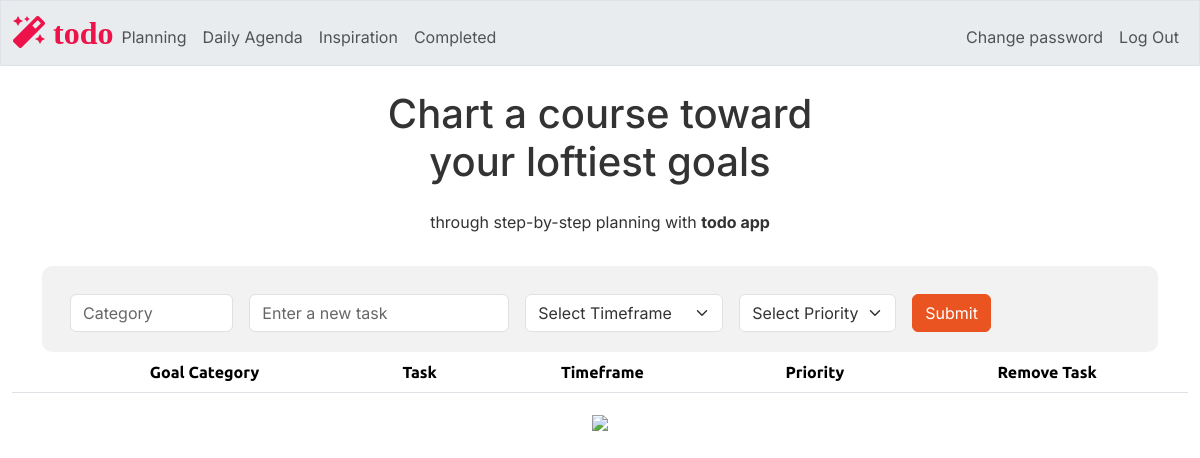
Before: / (signed in) with the older database file.
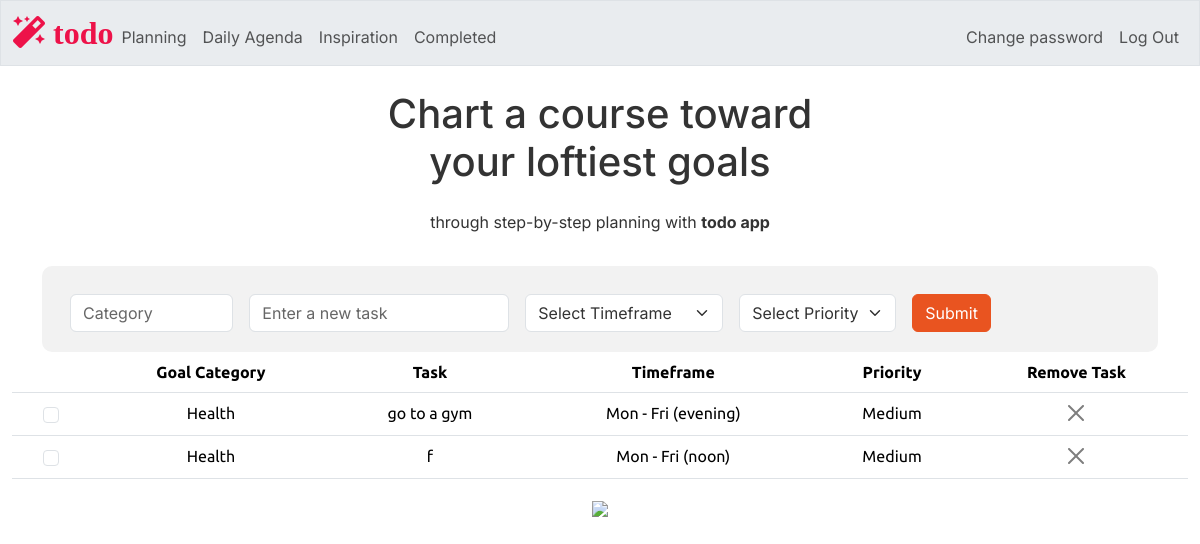
After: the same page with the newer database file.
### tables this page shows
CREATE TABLE tasks (
    id INTEGER PRIMARY KEY AUTOINCREMENT NOT NULL,
    users_id INTEGER NOT NULL,
    category TEXT NOT NULL,
    task TEXT NOT NULL,
    timeframe TEXT,
    priority TEXT,
    completion INTEGER DEFAULT 0, -- Default to 0 (false) for not completed
    FOREIGN KEY (users_id) REFERENCES users(id)
);

### app.py (the view)
@app.route("/", methods=["GET", "POST"])
@login_required
def index():
    users_id = session["user_id"]
    tasks = db.execute("SELECT * FROM tasks WHERE users_id =?", users_id)
    return render_template("index.html", tasks=tasks)

### app.py (called while the page is built)
@app.after_request
def after_request(response):
    response.headers["Cache-Control"] = "no-cache, no-store, must-revalidate"
    response.headers["Expires"] = 0
    response.headers["Pragma"] = "no-cache"
    return response

### helpers.py (called while the page is built)
def login_required(f):
    @wraps(f)
    def decorated_function(*args, **kwargs):
        if session.get("user_id") is None:
            return redirect("/login")
        return f(*args, **kwargs)
    return decorated_function

### templates/index.html (shortened to what this page needs)
{% extends "layout.html" %}
{% block main %}
    <div class="container">
        <form method="POST" action="/add_task" class="row gx-3 gy-2 align-items-center mx-auto text-center"  style="background-color: #f2f2f2; padding: 20px; border-radius: 10px;">
            <div class="col-sm-2">
                <input type="text" class="form-control" id="category" name="category" placeholder="Category" required>
            </div>
            <div class="col-auto">
                <input type="text" class="form-control" id="task" name="task" placeholder="Enter a new task" required>
            </div>
            <div class="col-auto">
                <select class="form-select" id="timeframe" name="timeframe" required>
                    <option selected disabled>Select Timeframe</option>
                </select>
            </div>
            <div class="col-auto">
                <select class="form-select" id="priority" name="priority" required>
                    <option selected disabled>Select Priority</option>
                </select>
            </div>
            <div class="col-auto">
            <button type="submit" class="btn btn-primary">Submit</button>
            </div>
        </form>
    </div>
    <table class="table">
        <thead>
            <tr>
                <th></th>
                <th> Goal Category</th>
                <th> Task </th>
                <th> Timeframe </th>
                <th> Priority </th>
                <th> Remove Task </th>
            </tr>
        </thead>
        <tbody>
            {% for task in tasks %}
                <tr>
                    <td>
                        <form method="POST" action="/task_is_done" class="task-form completion-checkbox">
                            <div class=" col-auto d-flex justify-content-center align-items-center form-check" >
                                <input class="form-check-input completion-checkbox" type="checkbox" id="completion_{{ task.id }}" name="task_completion" {% if task.completion == "yes" %}checked{% endif %} onchange="updateTaskStatus(this)">
                            </div>
                        </form>
                    </td>
                    <td>{{ task.category }}</td>
                    <td>{{ task.task }}</td>
                    <td>{{ task.timeframe }}</td>
                    <td>{{ task.priority }}</td>
                    <td>
                        <button class="btn-close" data-bs-toggle="modal" data-bs-target="#deleteConfirmationModal_{{ task.id }}"></button>
                    </td>
                </tr>
            {% endfor %}
        </tbody>
    </table>
    <img src="/static/planning2.png" class="wide-image">
{% endblock %}

### templates/layout.html (shortened to what this page needs)
<!DOCTYPE html>
<html lang="en">
    <head>
        <link href="/static/bootstrap.min.css" rel="stylesheet">
        <link href="/static/styles.css" rel="stylesheet">
        <link rel="stylesheet" href="https://cdnjs.cloudflare.com/ajax/libs/font-awesome/5.15.3/css/all.min.css">
    </head>
    <body>
        <nav class="bg-light border navbar navbar-expand-md navbar-light">
            <div class="container-fluid">
                <a class="site-logo" href="/"><span>
                    <i class="fas fa-magic" style="color: #ed1249;"> todo</i></span></a>
                <div class="collapse navbar-collapse" id="navbar">
                    {% if session["user_id"] %}
                        <ul class="navbar-nav me-auto mt-2">
                            <li class="nav-item"><a class="nav-link" href="/">Planning</a></li>
                            <li class="nav-item"><a class="nav-link" href="/goals">Daily Agenda</a></li>
                            <li class="nav-item"><a class="nav-link" href="/affirmations">Inspiration</a></li>
                            <li class="nav-item"><a class="nav-link" href="/completed">Completed</a></li>
                        </ul>
                        <ul class="navbar-nav ms-auto mt-2">
                            <li class="nav-item"><a class="nav-link" href="/password_change">Change password</a></li>
                            <li class="nav-item"><a class="nav-link" href="/logout">Log Out</a></li>
                        </ul>
                    {% else %}
                        <ul class="navbar-nav ms-auto mt-2">
                            <li class="nav-item"><a class="nav-link" href="/register">Register</a></li>
                            <li class="nav-item"><a class="nav-link" href="/login">Log In</a></li>
                        </ul>
                    {% endif %}
                </div>
            </div>
        </nav>
        <div class="container-fluid text-center mt-4">
            <h1 class="mb-4"> Chart a course toward <br>
                your loftiest goals </h1>
            <p>through step-by-step planning with <b>todo app</b> </p>
        </div>
        <main class="container-fluid py-4 text-center">
            {% block main %}{% endblock %}
        </main>
    </body>
</html>

### static/styles.css (style rules this page uses)
nav .site-logo { font-size: xx-large; text-decoration: none; }
p, span, div, h1, button { font-family: 'Inter', sans-serif; }
body { background-color: # f6f5f4; }

Changed rows visible on the page:
added tasks: category "Health", task "go to a gym", timeframe "Mon - Fri (evening)", priority "Medium"
added tasks: category "Health", task "f", timeframe "Mon - Fri (noon)", priority "Medium"
